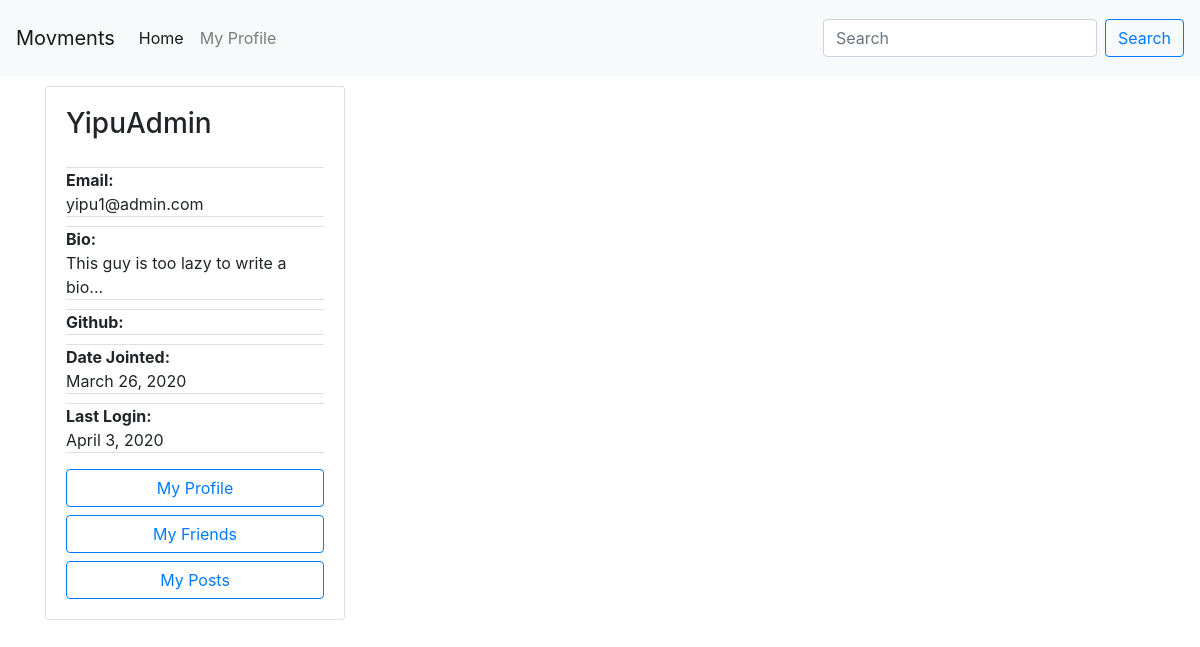
Before: /author/73089b5b-6f0f-4e74-9c0d-559b4dd945aa/posts (signed in) with the older database file.
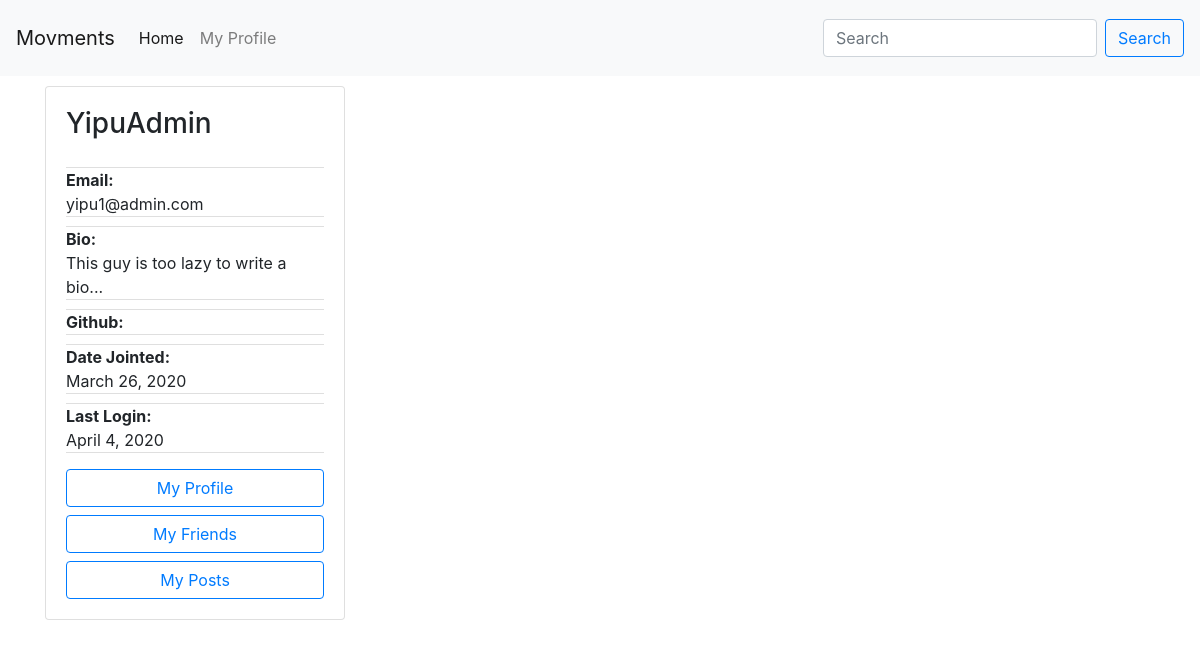
After: the same page with the newer database file.
### accounts/models.py (models this page shows, shortened)
class Author(AbstractBaseUser):
    email=models.EmailField(
        verbose_name='email address',
        max_length=60,
        unique=True,
    )
    id = models.CharField(primary_key=True, default=uuid.uuid4().urn[9:], editable=False,max_length=100,unique=True)
    displayName = models.CharField(max_length=30)
    lastName = models.CharField(max_length=30, blank=True)
    firstName = models.CharField(max_length=30, blank=True)
    host = models.CharField(default=settings.HOSTNAME, max_length=100)
    url = models.CharField(default="", max_length=100)
    avatar = models.ImageField(upload_to='avatar/', default = 'avatar/default-avatar.png', blank=True, null=True)
    github = models.URLField(default="", max_length=100, null=True)
    bio = models.CharField(default="This guy is too lazy to write a bio...", max_length=200, blank=True, null=True)
    date_joined=models.DateField(verbose_name="date joined", auto_now=True)
    last_login=models.DateField(verbose_name="last login", auto_now=True)
    active=models.BooleanField(default=True)
    activated=models.BooleanField(default=False)
    node=models.BooleanField(default=False)
    admin=models.BooleanField(default=False)
    share=models.BooleanField(default=False)
    share_image=models.BooleanField(default=False)
    objects = AuthorManager()
    USERNAME_FIELD = 'email'
    REQUIRED_FIELDS = ['displayName', ]

### posting/views.py (the view)
# urls.py: path('author/<str:author_id>/posts', APIviews.ViewUserPosts.as_view(), name='view user posts'),
class ViewUserPosts(APIView):
    '''
    show a specified author's posts.
    '''
    permission_classes = [IsAuthenticated]
    def get(self, request, author_id, format=None):
        try:
            author = Author.objects.filter(id=author_id)
            if not author.exists():
                return HttpResponseNotFound("Author Not Found")
            author = Author.objects.get(id=author_id)
            posts = getVisiblePosts(request.user, author)
            posts.sort(key=lambda x: x.published, reverse=True)
            context = {
                "posts": posts,
                "allowEdit": True,
            }
            return render(request, "posting/user-post-list.html", context)
        except Exception as e:
            return HttpResponseServerError(e)

### posting/helper_functions.py (called while the page is built, shortened)
def getVisiblePosts(requester, author=None):
    result = set()
    if requester.is_anonymous or requester.host != settings.HOSTNAME:
        if author:
            return list(Post.objects.filter(author=author, visibility='PUBLIC', unlisted=False).order_by('-published'))
        else:
            return list(Post.objects.filter(visibility='PUBLIC', unlisted=False).order_by('-published'))

### posting/templates/posting/user-post-list.html (shortened to what this page needs)
{% extends 'posting/homepage.html' %}
{% block shortProfile %}
    {% if request.user.is_authenticated %}
        {% include 'posting/profile-card.html' with request=request%}
    {% endif %}
{% endblock %}

### posting/templates/posting/profile-card.html
<div class="card  position-fixed" style="width: 300px;">
    <div class="card-body">
    <h3 class="card-title">{{request.user.displayName }}</h3>
    <p class="card-text">
        <ul class="list-group list-group-flush">
            <li class="list-group-item" style="padding: 0;"><span style="font-weight: bold;">Email:</span><br>{{ request.user.email }}</li>
            <li class="list-group-item" style="padding: 0;"><span style="font-weight: bold;">Bio:</span><br>{{ request.user.bio }}</li>
            <li class="list-group-item" style="padding: 0;"><span style="font-weight: bold;">Github:</span><br>{{ request.user.github }}</li>
            <li class="list-group-item" style="padding: 0;"><span style="font-weight: bold;">Date Jointed:</span><br> {{ request.user.date_joined }}</li>
            <li class="list-group-item" style="padding: 0;"><span style="font-weight: bold;">Last Login:</span><br>{{ request.user.last_login }}</li>
        </ul>
    </p>
    <div id="user-menu">
        <a href="{% url 'accounts:view profile' request.user.id %}" class="btn btn-outline-primary btn-block">My Profile</a>
        <a href="{% url 'friendship:get friends list' request.user.id %}" class="btn btn-outline-primary btn-block">My Friends</a>
        <a href="{% url 'posting:view user posts' request.user.id %}" class="btn btn-outline-primary btn-block">My Posts</a>
    </div>
    </div>
</div>

Changed rows visible on the page:
changed Author "YipuAdmin": user.last_login "April 3, 2020" → "April 4, 2020"
